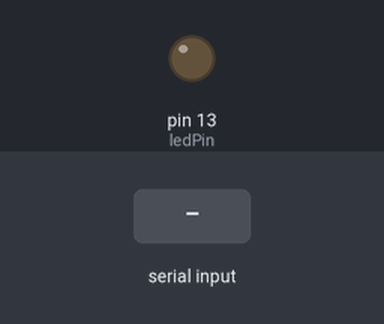
The sketch below on a simulated Arduino Leonardo, built with avr-gcc and run on an emulated ATmega32U4. On the bench: output pins drawn as LEDs (lit = HIGH). The test bench sets the inputs (shaded band). What the sketch prints to the serial monitor is not drawn.

Above: at 1.2 s.
1.3 s: byte 30 received over Serial
At 2.5 s:
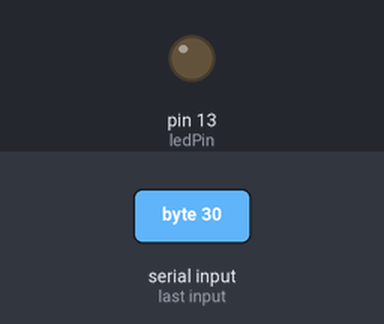
2.9 s: byte 90 received over Serial
At 3.7 s:
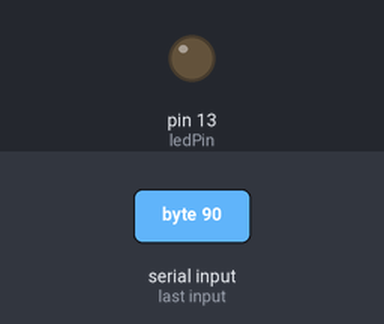
4.4 s: byte 120 received over Serial
At 4.9 s:
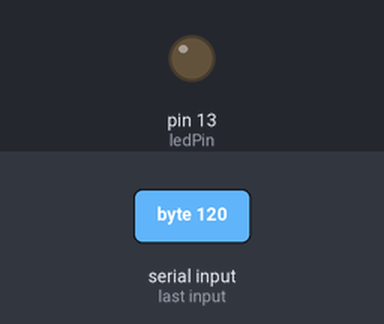
Timing chart, 0 to 7.4 s (numbered marks = the images above; inputs shaded):
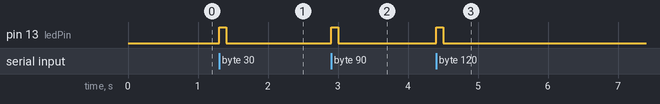

Measured:
- after the input at 1.3 s, pin 13 (ledPin): LOW → HIGH at once, → LOW 0.10 s later
- after the input at 2.9 s, pin 13 (ledPin): LOW → HIGH at once, → LOW 0.10 s later
- after the input at 4.4 s, pin 13 (ledPin): LOW → HIGH at once, → LOW 0.10 s later

The sketch:

echo.ino
```cpp
// comment

char inByte;
int ledPin = 13;


void setup() {
  // start serial port at 9600 bps
  pinMode(ledPin, OUTPUT);
  Serial.begin(9600);
  while (!Serial) {
    ; // wait for serial port to connect. Needed for Leonardo only
  }
}

void loop() {
  // if we get a valid byte, read analog ins:
  if (Serial.available() > 0) {
    // get incoming byte:
    inByte = Serial.read();
    Serial.write(inByte);
    blink();
  }
}

void blink() {
  digitalWrite(ledPin, HIGH);
  delay(100);
  digitalWrite(ledPin, LOW);
  delay(100);
}
```
